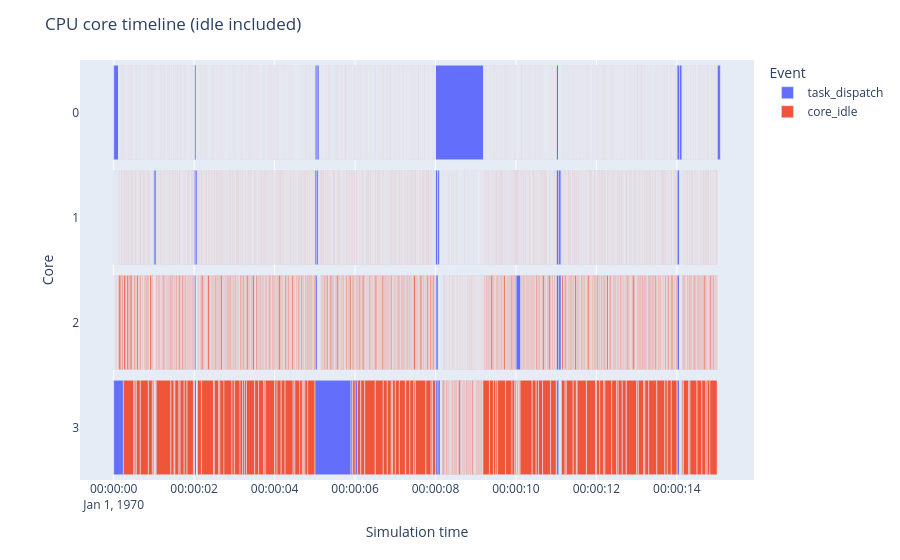

The code cell stored with this chart in its notebook:
### Markdown cell above
## Core schedule

### Code cell
core_fig = ml.make_core_timeline_figure(trace)
core_fig

### Figure 1 — Plotly figure (JSON) as saved in the notebook; plotly's stock layout.template omitted (floating-point values rounded to 4 significant figures; data arrays with more than 128 entries replaced by an {"elided": "..."} marker saying what was removed)
{"data": [{"base": {"elided": "6768 str values"}, "customdata": {"elided": "6768x3 mixed values"}, "hovertemplate": "event=%{customdata[2]}<br>start_dt=%{base}<br>end_dt=%{x}<br>y=%{y}<br>label=%{customdata[0]}<br>core=%{customdata[1]}<extra></extra>", "legendgroup": "task_dispatch", "marker": {"color": "#636efa", "pattern": {"shape": ""}}, "name": "task_dispatch", "orientation": "h", "showlegend": true, "textposition": "auto", "type": "bar", "x": {"elided": "6768 int values"}, "xaxis": "x", "y": {"elided": "6768 str values"}, "yaxis": "y"}, {"base": {"elided": "5555 str values"}, "customdata": {"elided": "5555x3 mixed values"}, "hovertemplate": "event=%{customdata[2]}<br>start_dt=%{base}<br>end_dt=%{x}<br>y=%{y}<br>label=%{customdata[0]}<br>core=%{customdata[1]}<extra></extra>", "legendgroup": "core_idle", "marker": {"color": "#EF553B", "pattern": {"shape": ""}}, "name": "core_idle", "orientation": "h", "showlegend": true, "textposition": "auto", "type": "bar", "x": {"elided": "5555 int values"}, "xaxis": "x", "y": {"elided": "5555 str values"}, "yaxis": "y"}], "layout": {"bargap": 0.1, "barmode": "overlay", "legend": {"title": {"text": "Event"}, "tracegroupgap": 0}, "margin": {"t": 60}, "title": {"text": "CPU core timeline (idle included)"}, "xaxis": {"anchor": "y", "domain": [0, 1], "title": {"text": "Simulation time"}, "type": "date"}, "yaxis": {"anchor": "x", "autorange": "reversed", "domain": [0, 1], "title": {"text": "Core"}}}}
